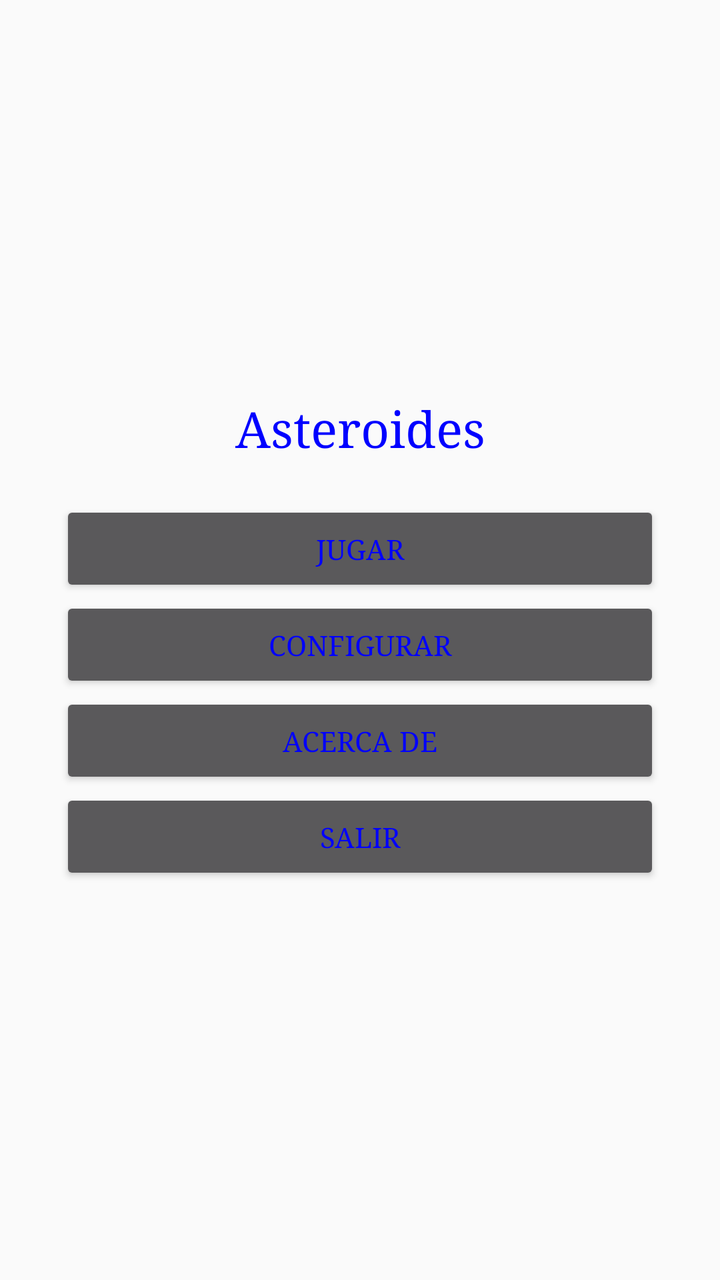
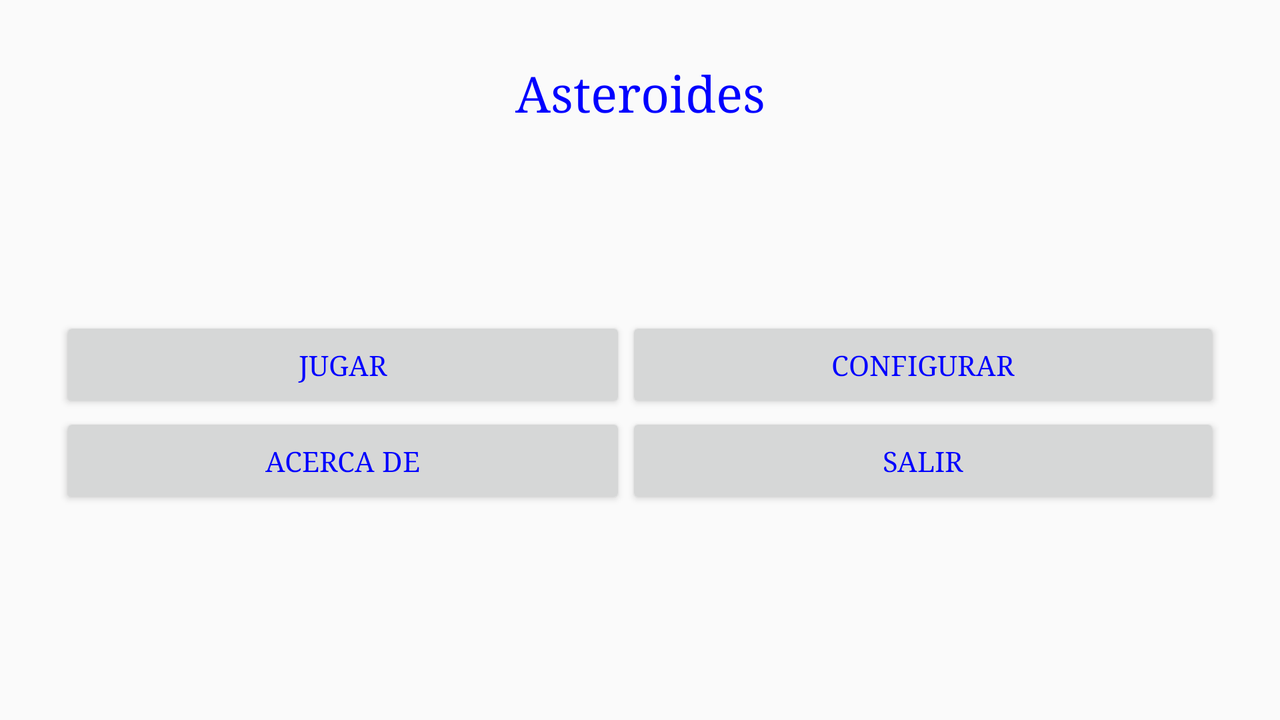

Compare how this app lays out the same screen by default and in its alternative resource folder. The renders come first, then the two layout files and the values they reference.
<!-- AndroidManifest.xml: application theme AppTheme -->
<!-- res/layout/activity_main.xml -->
<?xml version="1.0" encoding="utf-8"?>

<LinearLayout xmlns:android="http://schemas.android.com/apk/res/android"
    xmlns:app="http://schemas.android.com/apk/res-auto"
    xmlns:tools="http://schemas.android.com/tools"
    android:orientation="vertical"
    android:layout_width="match_parent"
    android:layout_height="match_parent"
    android:gravity="center"
    android:padding="30dp"
    android:theme="@style/Theme.AppCompat.Dialog"
    tools:context="example.org.asteroides3.MainActivity">

    <TextView
        android:layout_width="match_parent"
        android:layout_height="wrap_content"
        android:text="@string/tituloAplicacion"
        android:gravity="center"
        android:textSize="25sp"
        android:layout_marginBottom="20dp" />

    <Button
        android:id="@+id/button01"
        android:layout_width="match_parent"
        android:layout_height="wrap_content"
        android:text="@string/Arrancar" />

    <Button
        android:id="@+id/button02"
        android:layout_width="match_parent"
        android:layout_height="wrap_content"
        android:text="@string/Configurar" />

    <Button
        android:id="@+id/button03"
        android:layout_width="match_parent"
        android:layout_height="wrap_content"
        android:text="@string/AcercaDe" />

    <Button
        android:id="@+id/button04"
        android:layout_width="match_parent"
        android:layout_height="wrap_content"
        android:text="@string/Salir" />

</LinearLayout>
<!-- resources referenced by this layout -->
<resources>
  <string name="AcercaDe">Acerca de</string>
  <string name="Arrancar">Jugar</string>
  <string name="Configurar">Configurar</string>
  <string name="Salir">Salir</string>
  <string name="tituloAplicacion">Asteroides</string>
  <style name="AppTheme" parent="Theme.AppCompat.Light.DarkActionBar">
          
          <item name="android:typeface">serif</item>
          <item name="android:textColor">#0000FF</item>
          <item name="colorPrimary">@color/colorPrimary</item>
          <item name="colorPrimaryDark">@color/colorPrimaryDark</item>
          <item name="colorAccent">@color/colorAccent</item>
      </style>
</resources>
<!-- res/layout-land/activity_main.xml (the repository's variant of the layout above) -->
<!-- drawn on the phone turned sideways -->
<?xml version="1.0" encoding="utf-8"?>

<LinearLayout xmlns:android="http://schemas.android.com/apk/res/android"
    xmlns:tools="http://schemas.android.com/tools"
    android:orientation="vertical"
    android:layout_width="match_parent"
    android:layout_height="match_parent"
    android:layout_gravity="center"
    android:padding="30dp"
    tools:context=".MainActivity">

    <TextView
        android:id="@+id/textView2"
        android:layout_width="match_parent"
        android:layout_height="wrap_content"
        android:layout_marginBottom="20dp"
        android:gravity="center"
        android:text="@string/tituloAplicacion"
        android:textSize="25sp"
        android:layout_marginBotton="20dp"/>

    <TableLayout
        android:layout_width="match_parent"
        android:layout_height="match_parent"
        android:gravity="center"
        android:stretchColumns="*">

        <TableRow
            android:layout_width="match_parent"
            android:layout_height="match_parent">

            <Button
                android:id="@+id/button2"
                android:layout_width="match_parent"
                android:layout_height="wrap_content"
                android:text="@string/Arrancar" />

            <Button
                android:id="@+id/button3"
                android:layout_width="match_parent"
                android:layout_height="wrap_content"
                android:text="@string/Configurar" />

        </TableRow>

        <TableRow
            android:layout_width="match_parent"
            android:layout_height="match_parent" >

            <Button
                android:id="@+id/button4"
                android:layout_width="match_parent"
                android:layout_height="wrap_content"
                android:text="@string/AcercaDe" />

            <Button
                android:id="@+id/button5"
                android:layout_width="match_parent"
                android:layout_height="wrap_content"
                android:text="@string/Salir" />
        </TableRow>

        <TableRow
            android:layout_width="match_parent"
            android:layout_height="match_parent" >

        </TableRow>

        <TableRow
            android:layout_width="match_parent"
            android:layout_height="match_parent" />
    </TableLayout>

</LinearLayout>
